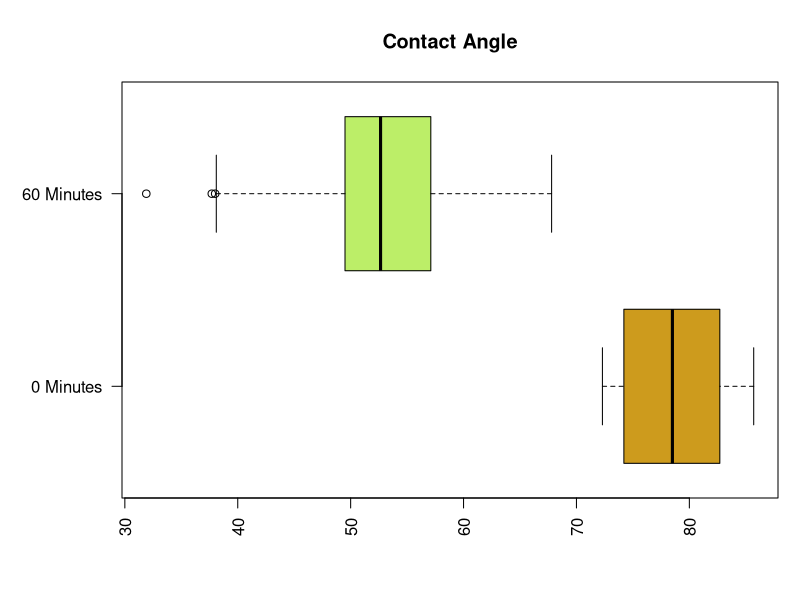

Reproduce this figure in R.
#[Workspace loaded from C:/Users/Clayton/My Drive/Haley HEART/RStudio/ContactAngle/.RData]

library(readxl)
PETA <- read_excel("ContactAngle.xlsx", sheet = "PET A", 
                   col_types = c("skip", "skip", "skip", 
                                 "text", "skip", "skip", "skip", "text", 
                                 "skip", "skip", "skip"))

PETA0 <- PETA[(1:59), c(2)]
PETA0 <- na.omit(PETA0)
PETA0<-PETA0[!(PETA0=="Mean")]
PETA0 <- as.numeric(PETA0)

PETA60 <- PETA[(202:237), c(2)]
PETA60 <- na.omit(PETA60)
PETA60<-PETA60[!(PETA60=="Mean")]
PETA60 <- as.numeric(PETA60)

library(readxl)
PETB <- read_excel("ContactAngle.xlsx", sheet = "PET B", 
                   col_types = c("skip", "skip", "skip", 
                                 "text", "skip", "skip", "skip", "text", 
                                 "skip", "skip", "skip"))

PETB0 <- PETB[(1:100), c(2)]
PETB0 <- na.omit(PETB0)
PETB0<-PETB0[!(PETB0=="Mean")]
PETB0 <- as.numeric(PETB0)

PETB60 <- PETB[(307:437), c(2)]
PETB60 <- na.omit(PETB60)
PETB60<-PETB60[!(PETB60=="Mean")]
PETB60 <- as.numeric(PETB60)

library(readxl)
PETC <- read_excel("ContactAngle.xlsx", sheet = "PET C", 
                   col_types = c("skip", "skip", "skip", 
                                 "text", "skip", "skip", "skip", "text", 
                                 "skip", "skip"))
 
PETC0 <- PETC[(1:100), c(2)]
PETC0 <- na.omit(PETC0)
PETC0<-PETC0[!(PETC0=="Mean")]
PETC0 <- as.numeric(PETC0)

PETC60 <- PETC[(308:427), c(2)]
PETC60 <- na.omit(PETC60)
PETC60<-PETC60[!(PETC60=="Mean")]
PETC60 <- as.numeric(PETC60)

ALL_PET_0 <- c(PETA0,PETB0,PETC0)
ALL_PET_60 <- c(PETA60,PETB60,PETC60)

par(mar=c(5,6,4,1)+.1)
boxplot(ALL_PET_0, ALL_PET_60,
        main = "Contact Angle",
        at = c(1,2),
        names = c("0 Minutes", "60 Minutes"),
        las = 2,
        col = c("goldenrod3","darkolivegreen2"),
        border = "black",
        horizontal = TRUE
        )
